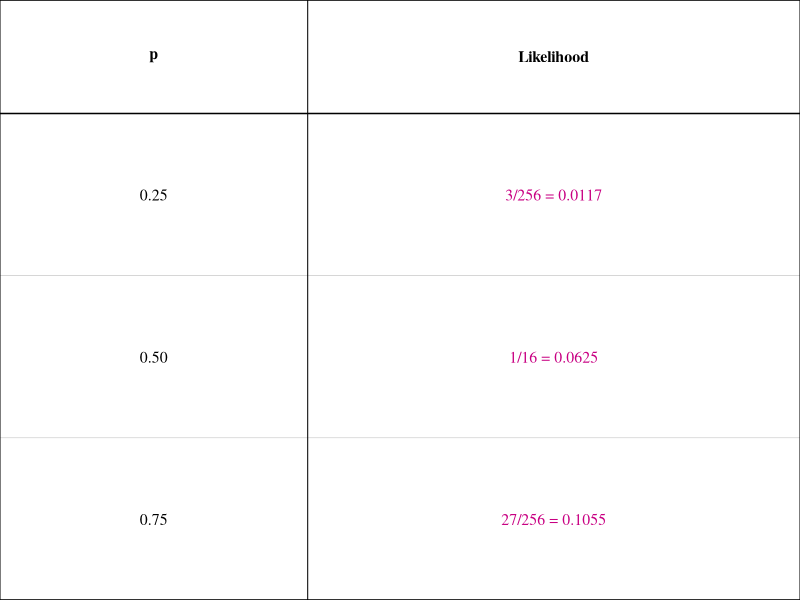
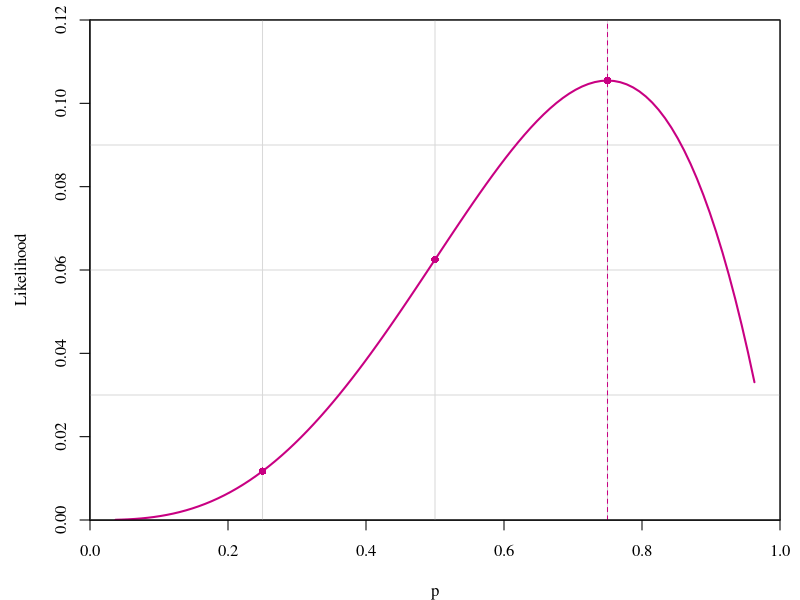
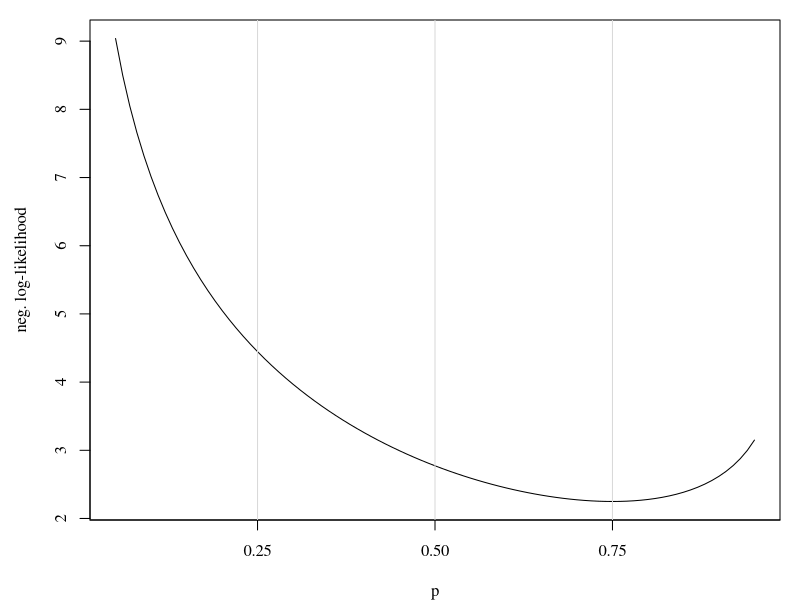

Generate these figures, in order, with R:
## ---- chunk 1
knitr::opts_chunk$set(echo = FALSE, fig.width = 6.5, fig.height = 0.3)
ans_col <- rgb(200, 0, 130, maxColorValue = 255)

# draws a table; cells flagged in `ans` are drawn in the answer color
blank_table <- function(headers, body, col_widths = NULL,
                        header_height = 0.35, row_height = 0.5,
                        cex = 0.95, ans = NULL) {
  nc <- length(headers); nr <- length(body)
  if (is.null(col_widths)) col_widths <- rep(1, nc)
  col_widths <- col_widths / sum(col_widths)
  cx <- c(0, cumsum(col_widths))
  h_total <- header_height + nr * row_height
  par(mar = c(0, 0, 0, 0), family = "serif")
  plot(NA, xlim = c(0, 1), ylim = c(0, h_total), axes = FALSE, xlab = "", ylab = "",
       xaxs = "i", yaxs = "i")
  y <- h_total
  segments(0, y, 1, y, lwd = 1.5)
  y <- y - header_height
  segments(0, y, 1, y, lwd = 1.5)
  for (i in seq_len(nr)) {
    y <- y - row_height
    segments(0, y, 1, y, lwd = if (i == nr) 1.5 else 0.5,
             col = if (i == nr) "black" else "grey70")
  }
  for (v in cx) segments(v, 0, v, h_total, lwd = 1)
  yh <- h_total - header_height / 2
  for (j in seq_len(nc)) text((cx[j] + cx[j + 1]) / 2, yh, labels = headers[[j]], font = 2, cex = cex)
  y <- h_total - header_height
  for (i in seq_len(nr)) {
    yc <- y - row_height / 2
    for (j in seq_len(nc)) {
      val <- body[[i]][[j]]
      is_ans <- !is.null(ans) && ans[[i]][[j]]
      if (!identical(val, "")) text((cx[j] + cx[j + 1]) / 2, yc, labels = val, cex = cex,
                                    col = if (is_ans) ans_col else "black")
    }
    y <- y - row_height
  }
}

# chunk option tight_mar = TRUE trims the default plot margins
knitr::knit_hooks$set(tight_mar = function(before, options, envir) {
  if (before && isTRUE(options$tight_mar)) par(mar = c(4, 4.5, 1, 1))
})

y <- c(1, 1, 0, 1)
cover <- c(30, 20, 10, 30)
nll_const <- function(p, y) -sum(dbinom(y, size = 1, prob = p, log = TRUE))
lik <- function(p) p^3 * (1 - p)
lik_cov_exact <- prod(dbinom(y, 1, plogis(-2.2 + 0.11 * cover)))
## ---- chunk 2
nests <- data.frame(
  Nest = 1:4,
  Cover = c(30, 20, 10, 30),
  Outcome = c(1, 1, 0, 1)
)
knitr::kable(nests, col.names = c("Nest", "Sagebrush cover (%)",
                                  "Outcome (1 = hatched, 0 = failed)"),
             align = "ccc")
## ---- chunk 3
blank_table(
  headers = list("p", "Likelihood"),
  body = list(
    list("0.25", sprintf("3/256 = %.4f", lik(0.25))),
    list("0.50", sprintf("1/16 = %.4f", lik(0.5))),
    list("0.75", sprintf("27/256 = %.4f", lik(0.75)))
  ),
  col_widths = c(1, 1.6),
  cex = 0.95,
  ans = list(c(FALSE, TRUE), c(FALSE, TRUE), c(FALSE, TRUE))
)
## ---- chunk 4
par(mar = c(4, 4.5, 1, 1))
plot(NA, xlim = c(0, 1), ylim = c(0, 0.12), xaxs = "i", yaxs = "i",
     xlab = "p", ylab = "Likelihood")
abline(v = seq(0, 1, 0.25), h = seq(0, 0.12, 0.03), col = "grey85")
curve(lik(x), add = TRUE, lwd = 2, col = ans_col)
points(c(0.25, 0.5, 0.75), lik(c(0.25, 0.5, 0.75)), pch = 16, col = ans_col)
abline(v = 0.75, lty = 2, col = ans_col)
box()
## ---- chunk 5
nests$p_pred <- c(0.75, 0.50, 0.25, 0.75)
knitr::kable(nests, col.names = c("Nest", "Sagebrush cover (%)",
                                  "Outcome (1 = hatched, 0 = failed)",
                                  "Predicted p"),
             align = "cccc")
## ---- chunk 6
p_grid <- seq(0.05, 0.95, by = 0.01)
nll_vals <- sapply(p_grid, function(p) nll_const(p, y))
plot(p_grid, nll_vals, type = "l", xlab = "p",
     ylab = "neg. log-likelihood", xaxt = "n")
axis(1, at = seq(0, 1, 0.25))
abline(v = seq(0, 1, 0.25), col = "grey85")
## ---- chunk 7
nll_cover <- function(par, y, cover) {
  p <- 1 / (1 + exp(-(par[1] + par[2] * cover)))
  -sum(dbinom(y, size = 1, prob = p, log = TRUE))
}
